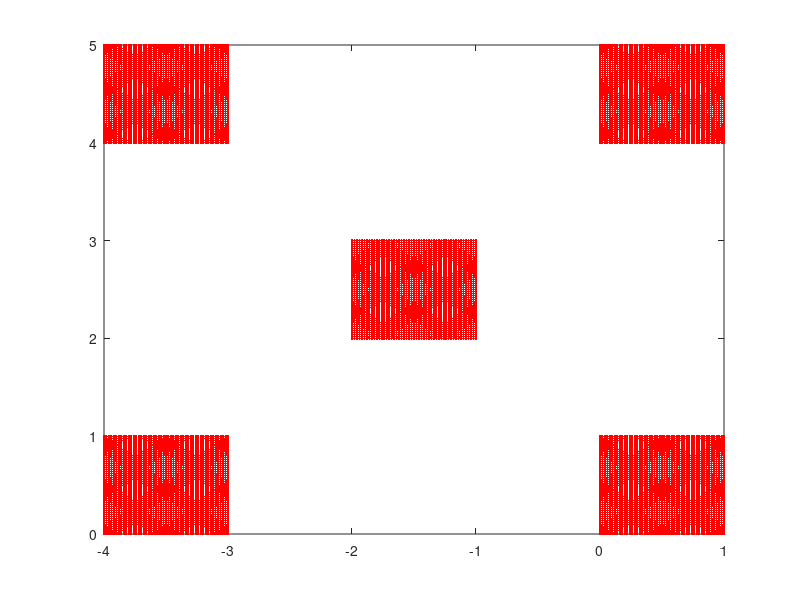

Write the MATLAB code that produced this figure.
%% Création d'un jeu de données 

Points=[];

% paramétrage : nombre de points de chaque carré
liste=[0:1/50:1];

for i=1:size(liste,2)
    for j=1:size(liste,2)
        Points=[Points;liste(i),liste(j)];
    end
end


for i=1:size(liste,2)
    for j=1:size(liste,2)
        Points=[Points;liste(i)-2,liste(j)+2];
    end
end


for i=1:size(liste,2)
    for j=1:size(liste,2)
        Points=[Points;liste(i)-4,liste(j)+4];
    end
end


for i=1:size(liste,2)
    for j=1:size(liste,2)
        Points=[Points;liste(i),liste(j)+4];
    end
end



for i=1:size(liste,2)
    for j=1:size(liste,2)
        Points=[Points;liste(i)-4,liste(j)];
    end
end


figure
plot(Points(:,1),Points(:,2),'r.')

save Croix Points
